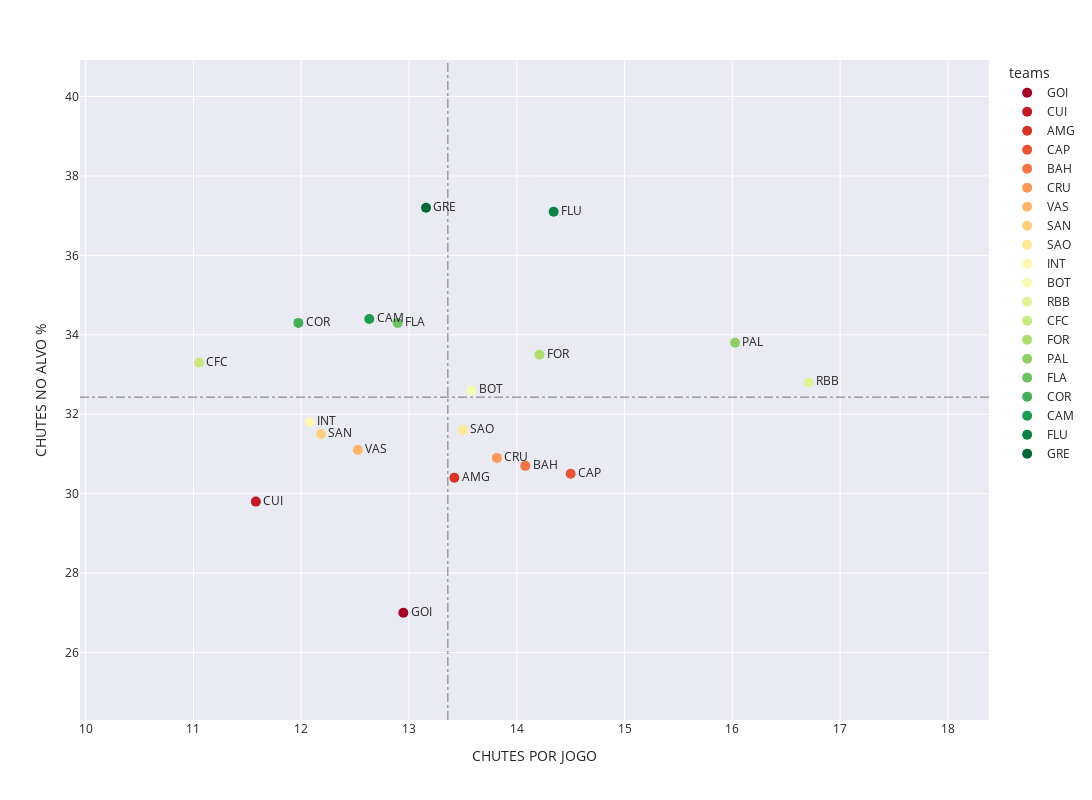

The notebook cell saved with this chart:
### Markdown cell above
## **SHOTS**

### Code cell
atk_teams = atk.sort_values(by='SoT_percent_Standard', ascending=True).reset_index(drop=True)

scatter_chart(atk_teams,  'Shots Attempts per 90', 'SoT_percent_Standard', legenda='teams', data_labels='teams',
 y_title='CHUTES NO ALVO %', x_title='CHUTES POR JOGO', hline=True)

### Figure 1 — Plotly figure (JSON) as saved in the notebook; plotly's stock layout.template omitted (floating-point values rounded to 4 significant figures)
{"data": [{"hovertemplate": "teams=%{text}<br>Shots Attempts per 90=%{x}<br>SoT_percent_Standard=%{y}<extra></extra>", "legendgroup": "GOI", "marker": {"color": "rgb(165, 0, 38)", "size": 10, "symbol": "circle"}, "mode": "markers+text", "name": "GOI", "orientation": "v", "showlegend": true, "text": ["GOI"], "textposition": "middle right", "type": "scatter", "x": [12.95], "xaxis": "x", "y": [27], "yaxis": "y"}, {"hovertemplate": "teams=%{text}<br>Shots Attempts per 90=%{x}<br>SoT_percent_Standard=%{y}<extra></extra>", "legendgroup": "CUI", "marker": {"color": "rgb(191, 25, 39)", "size": 10, "symbol": "circle"}, "mode": "markers+text", "name": "CUI", "orientation": "v", "showlegend": true, "text": ["CUI"], "textposition": "middle right", "type": "scatter", "x": [11.58], "xaxis": "x", "y": [29.8], "yaxis": "y"}, {"hovertemplate": "teams=%{text}<br>Shots Attempts per 90=%{x}<br>SoT_percent_Standard=%{y}<extra></extra>", "legendgroup": "AMG", "marker": {"color": "rgb(217, 51, 40)", "size": 10, "symbol": "circle"}, "mode": "markers+text", "name": "AMG", "orientation": "v", "showlegend": true, "text": ["AMG"], "textposition": "middle right", "type": "scatter", "x": [13.42], "xaxis": "x", "y": [30.4], "yaxis": "y"}, {"hovertemplate": "teams=%{text}<br>Shots Attempts per 90=%{x}<br>SoT_percent_Standard=%{y}<extra></extra>", "legendgroup": "CAP", "marker": {"color": "rgb(232, 83, 55)", "size": 10, "symbol": "circle"}, "mode": "markers+text", "name": "CAP", "orientation": "v", "showlegend": true, "text": ["CAP"], "textposition": "middle right", "type": "scatter", "x": [14.5], "xaxis": "x", "y": [30.5], "yaxis": "y"}, {"hovertemplate": "teams=%{text}<br>Shots Attempts per 90=%{x}<br>SoT_percent_Standard=%{y}<extra></extra>", "legendgroup": "BAH", "marker": {"color": "rgb(245, 116, 70)", "size": 10, "symbol": "circle"}, "mode": "markers+text", "name": "BAH", "orientation": "v", "showlegend": true, "text": ["BAH"], "textposition": "middle right", "type": "scatter", "x": [14.08], "xaxis": "x", "y": [30.7], "yaxis": "y"}, {"hovertemplate": "teams=%{text}<br>Shots Attempts per 90=%{x}<br>SoT_percent_Standard=%{y}<extra></extra>", "legendgroup": "CRU", "marker": {"color": "rgb(250, 150, 86)", "size": 10, "symbol": "circle"}, "mode": "markers+text", "name": "CRU", "orientation": "v", "showlegend": true, "text": ["CRU"], "textposition": "middle right", "type": "scatter", "x": [13.82], "xaxis": "x", "y": [30.9], "yaxis": "y"}, {"hovertemplate": "teams=%{text}<br>Shots Attempts per 90=%{x}<br>SoT_percent_Standard=%{y}<extra></extra>", "legendgroup": "VAS", "marker": {"color": "rgb(253, 182, 104)", "size": 10, "symbol": "circle"}, "mode": "markers+text", "name": "VAS", "orientation": "v", "showlegend": true, "text": ["VAS"], "textposition": "middle right", "type": "scatter", "x": [12.53], "xaxis": "x", "y": [31.1], "yaxis": "y"}, {"hovertemplate": "teams=%{text}<br>Shots Attempts per 90=%{x}<br>SoT_percent_Standard=%{y}<extra></extra>", "legendgroup": "SAN", "marker": {"color": "rgb(254, 208, 126)", "size": 10, "symbol": "circle"}, "mode": "markers+text", "name": "SAN", "orientation": "v", "showlegend": true, "text": ["SAN"], "textposition": "middle right", "type": "scatter", "x": [12.18], "xaxis": "x", "y": [31.5], "yaxis": "y"}, {"hovertemplate": "teams=%{text}<br>Shots Attempts per 90=%{x}<br>SoT_percent_Standard=%{y}<extra></extra>", "legendgroup": "SAO", "marker": {"color": "rgb(254, 231, 150)", "size": 10, "symbol": "circle"}, "mode": "markers+text", "name": "SAO", "orientation": "v", "showlegend": true, "text": ["SAO"], "textposition": "middle right", "type": "scatter", "x": [13.5], "xaxis": "x", "y": [31.6], "yaxis": "y"}, {"hovertemplate": "teams=%{text}<br>Shots Attempts per 90=%{x}<br>SoT_percent_Standard=%{y}<extra></extra>", "legendgroup": "INT", "marker": {"color": "rgb(255, 247, 177)", "size": 10, "symbol": "circle"}, "mode": "markers+text", "name": "INT", "orientation": "v", "showlegend": true, "text": ["INT"], "textposition": "middle right", "type": "scatter", "x": [12.08], "xaxis": "x", "y": [31.8], "yaxis": "y"}, {"hovertemplate": "teams=%{text}<br>Shots Attempts per 90=%{x}<br>SoT_percent_Standard=%{y}<extra></extra>", "legendgroup": "BOT", "marker": {"color": "rgb(245, 251, 177)", "size": 10, "symbol": "circle"}, "mode": "markers+text", "name": "BOT", "orientation": "v", "showlegend": true, "text": ["BOT"], "textposition": "middle right", "type": "scatter", "x": [13.58], "xaxis": "x", "y": [32.6], "yaxis": "y"}, {"hovertemplate": "teams=%{text}<br>Shots Attempts per 90=%{x}<br>SoT_percent_Standard=%{y}<extra></extra>", "legendgroup": "RBB", "marker": {"color": "rgb(225, 242, 150)", "size": 10, "symbol": "circle"}, "mode": "markers+text", "name": "RBB", "orientation": "v", "showlegend": true, "text": ["RBB"], "textposition": "middle right", "type": "scatter", "x": [16.71], "xaxis": "x", "y": [32.8], "yaxis": "y"}, {"hovertemplate": "teams=%{text}<br>Shots Attempts per 90=%{x}<br>SoT_percent_Standard=%{y}<extra></extra>", "legendgroup": "CFC", "marker": {"color": "rgb(201, 232, 129)", "size": 10, "symbol": "circle"}, "mode": "markers+text", "name": "CFC", "orientation": "v", "showlegend": true, "text": ["CFC"], "textposition": "middle right", "type": "scatter", "x": [11.05], "xaxis": "x", "y": [33.3], "yaxis": "y"}, {"hovertemplate": "teams=%{text}<br>Shots Attempts per 90=%{x}<br>SoT_percent_Standard=%{y}<extra></extra>", "legendgroup": "FOR", "marker": {"color": "rgb(174, 220, 111)", "size": 10, "symbol": "circle"}, "mode": "markers+text", "name": "FOR", "orientation": "v", "showlegend": true, "text": ["FOR"], "textposition": "middle right", "type": "scatter", "x": [14.21], "xaxis": "x", "y": [33.5], "yaxis": "y"}, {"hovertemplate": "teams=%{text}<br>Shots Attempts per 90=%{x}<br>SoT_percent_Standard=%{y}<extra></extra>", "legendgroup": "PAL", "marker": {"color": "rgb(142, 207, 103)", "size": 10, "symbol": "circle"}, "mode": "markers+text", "name": "PAL", "orientation": "v", "showlegend": true, "text": ["PAL"], "textposition": "middle right", "type": "scatter", "x": [16.03], "xaxis": "x", "y": [33.8], "yaxis": "y"}, {"hovertemplate": "teams=%{text}<br>Shots Attempts per 90=%{x}<br>SoT_percent_Standard=%{y}<extra></extra>", "legendgroup": "FLA", "marker": {"color": "rgb(109, 192, 100)", "size": 10, "symbol": "circle"}, "mode": "markers+text", "name": "FLA", "orientation": "v", "showlegend": true, "text": ["FLA"], "textposition": "middle right", "type": "scatter", "x": [12.89], "xaxis": "x", "y": [34.3], "yaxis": "y"}, {"hovertemplate": "teams=%{text}<br>Shots Attempts per 90=%{x}<br>SoT_percent_Standard=%{y}<extra></extra>", "legendgroup": "COR", "marker": {"color": "rgb(70, 173, 91)", "size": 10, "symbol": "circle"}, "mode": "markers+text", "name": "COR", "orientation": "v", "showlegend": true, "text": ["COR"], "textposition": "middle right", "type": "scatter", "x": [11.97], "xaxis": "x", "y": [34.3], "yaxis": "y"}, {"hovertemplate": "teams=%{text}<br>Shots Attempts per 90=%{x}<br>SoT_percent_Standard=%{y}<extra></extra>", "legendgroup": "CAM", "marker": {"color": "rgb(30, 154, 81)", "size": 10, "symbol": "circle"}, "mode": "markers+text", "name": "CAM", "orientation": "v", "showlegend": true, "text": ["CAM"], "textposition": "middle right", "type": "scatter", "x": [12.63], "xaxis": "x", "y": [34.4], "yaxis": "y"}, {"hovertemplate": "teams=%{text}<br>Shots Attempts per 90=%{x}<br>SoT_percent_Standard=%{y}<extra></extra>", "legendgroup": "FLU", "marker": {"color": "rgb(14, 129, 68)", "size": 10, "symbol": "circle"}, "mode": "markers+text", "name": "FLU", "orientation": "v", "showlegend": true, "text": ["FLU"], "textposition": "middle right", "type": "scatter", "x": [14.34], "xaxis": "x", "y": [37.1], "yaxis": "y"}, {"hovertemplate": "teams=%{text}<br>Shots Attempts per 90=%{x}<br>SoT_percent_Standard=%{y}<extra></extra>", "legendgroup": "GRE", "marker": {"color": "rgb(0, 104, 55)", "size": 10, "symbol": "circle"}, "mode": "markers+text", "name": "GRE", "orientation": "v", "showlegend": true, "text": ["GRE"], "textposition": "middle right", "type": "scatter", "x": [13.16], "xaxis": "x", "y": [37.2], "yaxis": "y"}], "layout": {"height": 800, "legend": {"title": {"text": "teams"}, "tracegroupgap": 0}, "margin": {"t": 60}, "shapes": [{"line": {"color": "black", "dash": "dashdot", "width": 1}, "type": "line", "x0": 0, "x1": 1, "xref": "x domain", "y0": 32.43, "y1": 32.43, "yref": "y"}, {"line": {"color": "black", "dash": "dashdot", "width": 1}, "type": "line", "x0": 13.36, "x1": 13.36, "xref": "x", "y0": 0, "y1": 1, "yref": "y domain"}], "title": {"font": {"size": 20}, "text": "", "yref": "container"}, "width": 1500, "xaxis": {"anchor": "y", "domain": [0, 1], "range": [9.947, 18.38], "title": {"text": "CHUTES POR JOGO"}}, "yaxis": {"anchor": "x", "domain": [0, 1], "range": [24.3, 40.92], "title": {"text": "CHUTES NO ALVO %"}}}}
